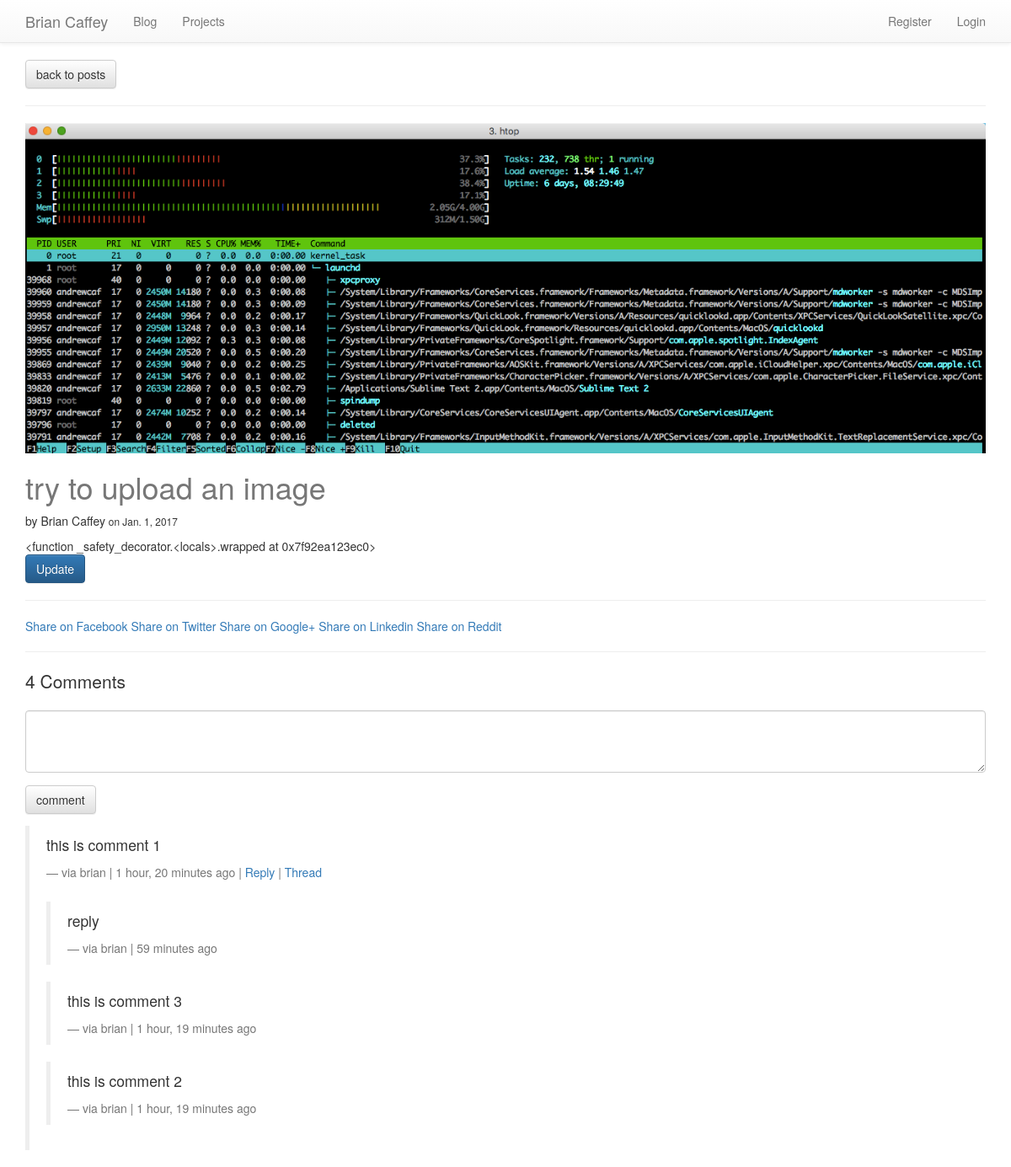
The page /blog/try-to-upload-an-image/ on the database its author committed.
### posts/models.py (models this page shows, shortened)
class Post(models.Model):
	user = models.ForeignKey(settings.AUTH_USER_MODEL, default=1)
	title = models.CharField(max_length=100)
	slug = models.SlugField(unique=True)
	height_field = models.IntegerField(default=0)
	width_field = models.IntegerField(default=0)
	image = models.ImageField(
		upload_to=upload_location,
		width_field = "width_field",
		height_field = "height_field",
		null=True,
		blank=True)
	content = models.TextField()
	draft = models.BooleanField(default=False)
	publish = models.DateField(auto_now=False, auto_now_add=False)
	updated = models.DateTimeField(auto_now=True, auto_now_add=False)
	timestamp = models.DateTimeField(auto_now=False, auto_now_add=True)
	class Meta:
		ordering = ['-timestamp', '-updated']
	def get_markdown(self):
		content = self.content
		return mark_safe(markdown(content))
	objects = PostManager()
	@property
	def comments(self):
		instance = self
		qs = Comment.objects.filter_by_instance(instance)
		return qs
	@property
	def get_content_type(self):
		instance = self
		content_type = ContentType.objects.get_for_model(instance.__class__)
		return content_type

### comments/models.py (models this page shows, shortened)
class Comment(models.Model):
	user 		= models.ForeignKey(settings.AUTH_USER_MODEL, default=1)
	content_type=models.ForeignKey(ContentType, on_delete=models.CASCADE)
	object_id 	= models.PositiveIntegerField()
	content_object = GenericForeignKey('content_type', 'object_id')
	parent 		= models.ForeignKey("self", null=True, blank=True)
	content 	= models.TextField()
	timestamp 	= models.DateTimeField(auto_now_add=True)
	class Meta:
		ordering = ['-timestamp']
	objects = CommentManager()
	def children(self):
		return Comment.objects.filter(parent=self)
	@property
	def is_parent(self):
		if self.parent is not None:
			return False
		return True

### posts/views.py (the view, shortened to what this page needs)
# urls.py: url(r'^(?P<slug>.+)/$', posts_detail, name='detail'),
def posts_detail(request, slug):
	instance = get_object_or_404(Post, slug=slug)
	if instance.draft or instance.publish > timezone.now().date():
		if not request.user.is_staff or not request.user.is_superuser:
			raise Http404
	share_string = quote_plus(instance.content)
	initial_data = {
		'content_type':instance.get_content_type,
		'object_id':instance.id
	}
	form = CommentForm(request.POST or None, initial=initial_data)
	comments = instance.comments
	context = {
		'title':instance.title,
		'instance':instance,
		'share_string':share_string,
		'comments':comments,
		'comment_form':form,
	}
	return render(request, "post_detail.html", context)

### comments/forms.py
class CommentForm(forms.Form):
	content_type = forms.CharField(widget=forms.HiddenInput)
	object_id = forms.IntegerField(widget=forms.HiddenInput)
	content = forms.CharField(label='', widget=forms.Textarea(
		attrs={'rows':3}))

### comments/models.py (called while the page is built)
	def filter_by_instance(self, instance):
		content_type = ContentType.objects.get_for_model(instance.__class__)
		obj_id = instance.id
		qs = super(CommentManager, self).filter(content_type=content_type, object_id=obj_id)
		return qs

### posts/templatetags/urlify.py (called while the page is built)
@register.filter
def urlify(value):
	return quote_plus(value)

### templates/post_detail.html (shortened to what this page needs)
{% extends 'base.html' %}
{% load crispy_forms_tags %}
{% load urlify %}
{% block content %}
<div class="">
	<p><a class="btn btn-default" href="{% url 'posts:list'%}">back to posts</a></p>
	<hr>
	{% if instance.image %}
	<img src="{{ instance.image.url }}" class="img-responsive" />
	{% endif %}
		<h1>{{ instance.title }} </h1>
		<p>by {{ instance.user.get_full_name }} <small>on {{ instance.publish }}</small></p>
		<div class="post-detail-item">{{ instance.get_markdown }}</div>
		<a class="btn btn-primary" href="{% url 'posts:update' slug=instance.slug %}">Update</a>
		<hr>
		<a href="https://www.facebook.com/sharer/sharer.php?u={{ request.build_absolute_uri }}">Share on Facebook</a>
		<a href="https://twitter.com/home?status={{ instance.title | truncatechars:30 | urlify }}%20{{ request.build_absolute_uri }}">Share on Twitter</a>
		<a href='https://plus.google.com/share?url={{ request.build_absolute_uri }}'>Share on Google+</a>
		<a href="https://www.linkedin.com/shareArticle?mini=true&url={{ request.build_absolute_uri }}&title={{ instance.title | urlify }}&summary={{ instance.content | truncatechars:50 | urlify }}&source={{ request.build_absolute_uri }}">
		Share on Linkedin</a>
		<a href='http://www.reddit.com/submit?url={{ request.build_absolute_uri }}&title={{ instance.title | urlify }}'>Share on Reddit</a>
		<hr>
		<div>
			<p class="lead">{{ comments.all.count }} Comments</p>
			<form method="POST" action=".">{% csrf_token %}
				{{ comment_form | crispy }}
				<input type="submit" value="comment" class="btn btn-default"></input>
			</form>
			{% for comment in comments %}
			{% if comment.is_parent %}
				<blockquote>
	  			<p>{{ comment.content }}</p>
				<small>via {{ comment.user }} | {{ comment.timestamp | timesince }} ago | <a class="comment-reply-btn" href="#">Reply</a> | <a href="{% url 'comments:thread' pk=comment.id %}">Thread</a></small>
				<br />
				{% for reply in comment.children %}
				<blockquote>
					<p>{{ reply.content }}</p>
					<small>via {{ reply.user }} | {{ reply.timestamp | timesince }} ago</small>
				</blockquote>
				{% endfor %}
				</blockquote>
			{% endif %}
			{% endfor %}
		</div>
</div>
{% endblock content %}

### static/css/base.css (style rules this page uses)
h1 { color: #777777; }

### rows shown on the page
Post: image (picture), title "try to upload an image", user.get_full_name "Brian Caffey", publish "Jan. 1, 2017", get_markdown "<function _safety_decorator.<locals>.wrapped at 0x7f92ea123ec0>"
Comment: content "this is comment 1", user "brian", timestamp "1 hour, 20 minutes"
Comment: content "reply", user "brian", timestamp "59 minutes"
Comment: content "this is comment 3", user "brian", timestamp "1 hour, 19 minutes"
Comment: content "this is comment 2", user "brian", timestamp "1 hour, 19 minutes"

### other values the page prints
{{ comments.all.count }} "4"
